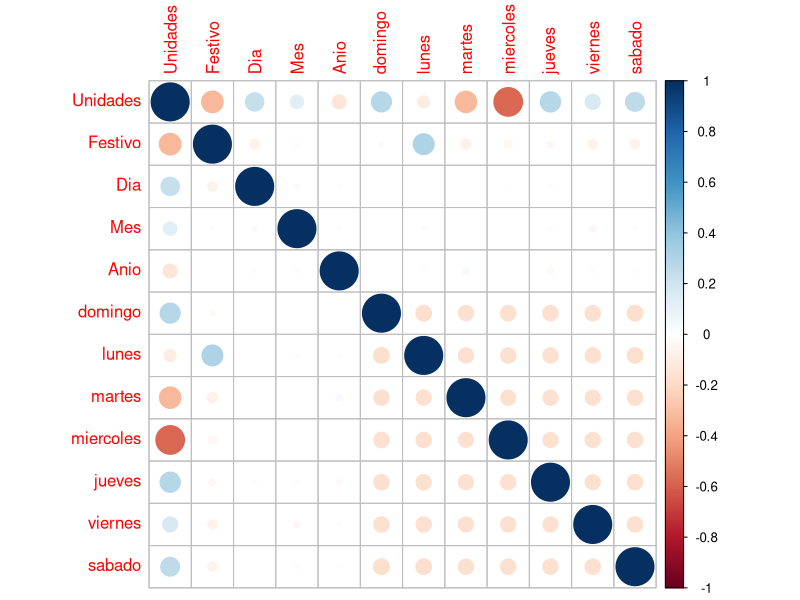

Reproduce this figure in R. (Note: this script raises an error after producing the figure.)
## ---- chunk 1
knitr::opts_chunk$set(echo = TRUE)
library("readxl")
library("corrplot")
## ---- chunk 2
datos <- read_excel("registros_entrenamiento_festivos.xlsx")
## ---- chunk 3
datos$Fecha <- as.Date(datos$Fecha)
datos$Dia_semana <- weekdays(datos$Fecha)

datos$Dia <- format(datos$Fecha, "%d")
datos$Mes <- format(datos$Fecha, "%m")
datos$Anio <- format(datos$Fecha, "%y")

datos <- datos[-1]
datos <- datos[-1]

# Se convertien a numéricos todas las variables excepto el día de la semana
datos[,c(1,2,4,5,6)] <- sapply(datos[,c(1,2,4,5,6)], as.numeric)

# Se dive la variable día de la semana en n variables binarias
dummy <- as.data.frame(model.matrix(~ datos$Dia_semana - 1))
colnames(dummy) <- c("domingo", "lunes", "martes", "miercoles", "jueves", "viernes", "sabado")

# Se unen los dos dataframes
datos <- subset(datos, select = c(-Dia_semana))
datos <- cbind(datos, dummy)

datos[, c(2:12)] <- as.data.frame(scale(datos[, c(2:12)], center = TRUE, scale = TRUE))
## ---- chunk 4
# df_train <- datos[datos$Anio != "17", ]
# df_val <- datos[datos$Anio == "17", ]
datos1 <- sample(2, nrow(datos),
                   replace = T,
                   prob = c(0.75, 0.25))

df_train <- datos[datos1 == 1,]
df_test <- datos[datos1 == 2,]
## ---- chunk 5
corr_train = cor(df_train)
corrplot(corr_train)
## ---- chunk 6
glm_ <- lm(df_train$Unidades ~ ., data = df_train)
summary(lm_)
## ---- chunk 7
df_val$Y_predict <- predict(glm_, newdata=df_val)
